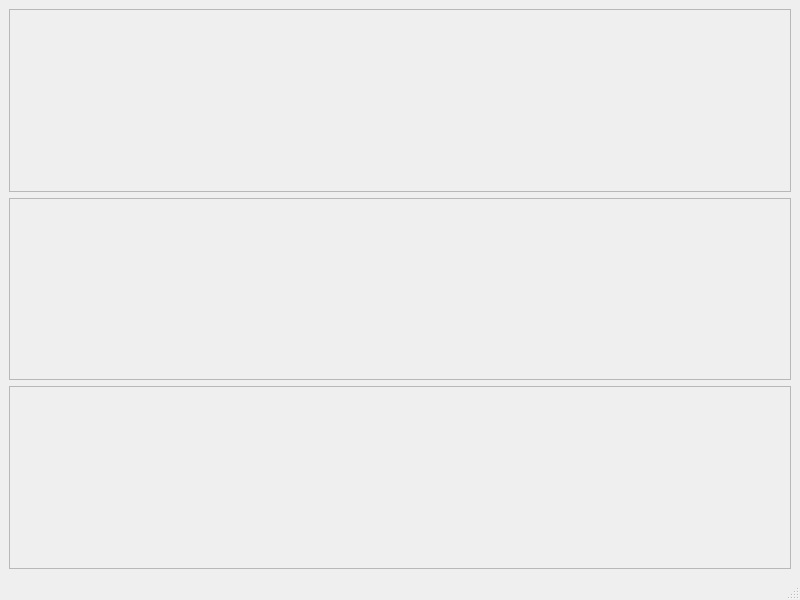
<?xml version="1.0" encoding="UTF-8"?>
<ui version="4.0">
 <class>MainWindow</class>
 <widget class="QMainWindow" name="MainWindow">
  <property name="geometry">
   <rect>
    <x>0</x>
    <y>0</y>
    <width>800</width>
    <height>600</height>
   </rect>
  </property>
  <property name="windowTitle">
   <string>MainWindow</string>
  </property>
  <widget class="QWidget" name="centralwidget">
   <layout class="QVBoxLayout" name="verticalLayout">
    <item>
     <widget class="QFrame" name="FrameTop">
      <property name="frameShape">
       <enum>QFrame::StyledPanel</enum>
      </property>
      <property name="frameShadow">
       <enum>QFrame::Raised</enum>
      </property>
      <layout class="QHBoxLayout" name="horizontalLayout_3"/>
     </widget>
    </item>
    <item>
     <widget class="QFrame" name="FrameMiddle">
      <property name="frameShape">
       <enum>QFrame::StyledPanel</enum>
      </property>
      <property name="frameShadow">
       <enum>QFrame::Raised</enum>
      </property>
      <layout class="QHBoxLayout" name="horizontalLayout_2"/>
     </widget>
    </item>
    <item>
     <widget class="QFrame" name="FrameBottom">
      <property name="frameShape">
       <enum>QFrame::StyledPanel</enum>
      </property>
      <property name="frameShadow">
       <enum>QFrame::Raised</enum>
      </property>
      <layout class="QHBoxLayout" name="horizontalLayout"/>
     </widget>
    </item>
   </layout>
  </widget>
  <widget class="QMenuBar" name="menubar">
   <property name="geometry">
    <rect>
     <x>0</x>
     <y>0</y>
     <width>800</width>
     <height>22</height>
    </rect>
   </property>
  </widget>
  <widget class="QStatusBar" name="statusbar"/>
 </widget>
 <resources/>
 <connections/>
</ui>
